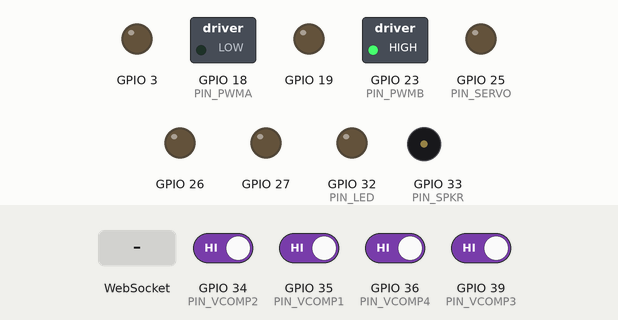
The program below on a simulated ESP32. Parts: switched loads named in the program (green lamp = pin HIGH), output pins drawn as LEDs (lit = HIGH), buzzer (waves = sounding). The inputs (shaded band) are chosen by the test bench; at power-on: GPIO 34 (PIN_VCOMP2), GPIO 35 (PIN_VCOMP1), GPIO 36 (PIN_VCOMP4), GPIO 39 (PIN_VCOMP3) HIGH. WiFi joins after 1.5 s; servers stay silent unless stated; what the program prints to the serial monitor is not drawn.

Above: at 3.2 s.
3.3 s: GPIO 34 (PIN_VCOMP2) driven LOW
At 4.0 s:
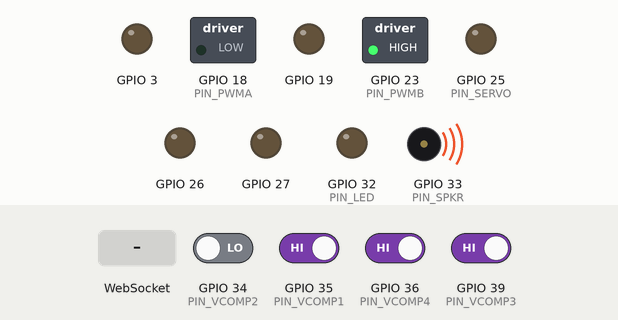
5.8 s: WebSocket text "throttle" received
At 8.4 s:
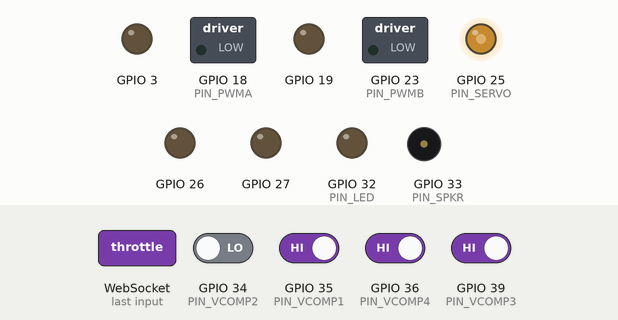
8.8 s: GPIO 35 (PIN_VCOMP1) driven LOW
At 9.3 s:
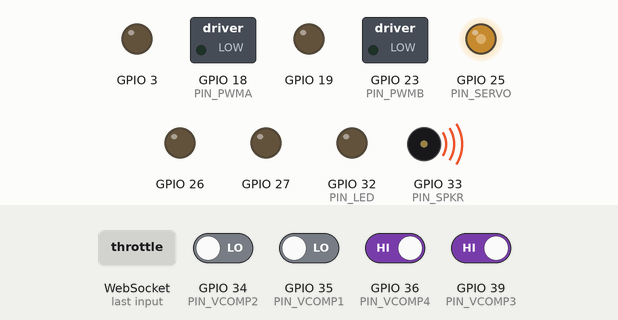
11.3 s: GPIO 36 (PIN_VCOMP4) driven LOW
At 12.7 s:
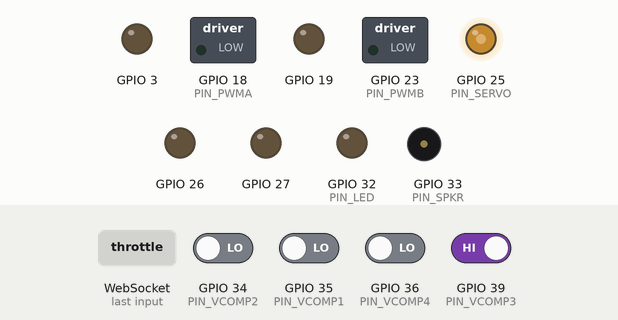
12.8 s: GPIO 39 (PIN_VCOMP3) driven LOW
At 13.6 s:
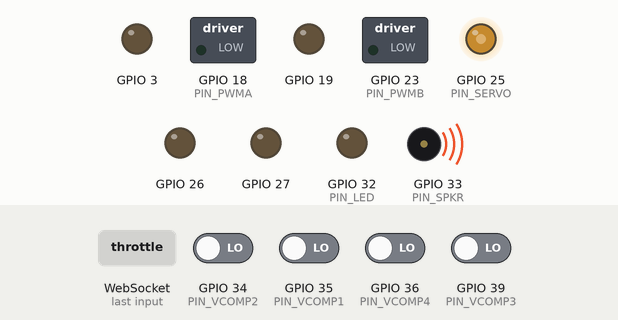
Timing chart, 0 to 15.8 s (numbered marks = the images above; inputs shaded):
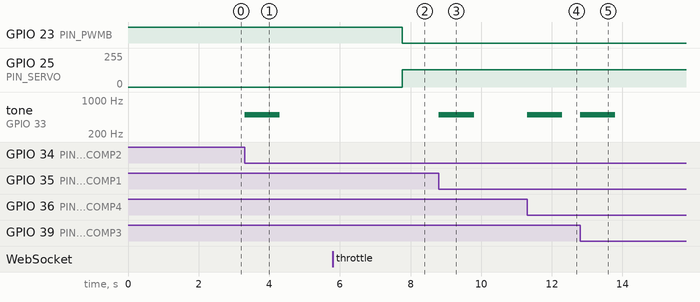

The program:

main.cpp
```cpp
#include <Arduino.h>

#include "global_config.h"
#include "peripherals/tank_pins.h"

#include "peripherals/pwm.h"
#include "peripherals/sensors.h"
#include "peripherals/tank_timers.h"
#include "peripherals/websocket.h"
#include "tank_control.h"

#define SERIAL_BAUD_RATE 115200

static volatile int8_t hit_detect_sensor = -1;
static volatile bool shut_down_tank = false;

static Command* BLANK_COMMAND = new Command(0, 0, false, false, false, 0, 0);

// Runs once at start.
void setup() {
  Serial.begin(SERIAL_BAUD_RATE);

  // Initialise pin I/O
  configurePinIO();

  // PWM Configuration
  pwmSetup();

  // Initialise Sensors
  initialiseSensors();

  // Initialise Motor Controller
  setTankMotorsEnabled(true);

  // Initialise timers.
  initialiseTimers();

#ifndef USE_TEST_CODE
  // Initialise websockets
  websocket_init();
#endif // !USE_TEST_CODE
}

// Runs repeatedly after setup() is called.
void loop() {
// NOTE: DO NOT USE DELAY WHEN TESTING WEBSOCKETS

#ifdef USE_TEST_CODE

  setTankLed(HIGH);
  setServoRotation(1, 0); // ACW rotation.

  // Set motors to forwards and left (change in testing).
  setTankMotors(1, -0.2);

  delay(3000); // Milliseconds.

  //setTankLed(LOW);
  setServoRotation(0, 1); // CW rotation.

  // Set motors to backwards and right (change in testing).
  // NOTE: works at product = 0.18
  setTankMotors(-0.45, 0.6);

  delay(3000); // ms

  // Set to no rotation and moving.

  setServoRotation(0, 0);
  setTankMotors(0, 0);

  delay(3000);

  //setTankLed(HIGH);
  setServoRotation(1, 0); // Full forward rotation.

  delay(500); // Milliseconds.

  //setTankLed(LOW);
  setServoRotation(0, 1); // Full backward rotation.

  delay(500); // ms

#endif // USE_TEST_CODE

  if (hit_detect_sensor != -1) {
    sendSensorHitMessage(hit_detect_sensor);
    hit_detect_sensor = -1;
  }
  if (shut_down_tank == true) {
    Serial.printf("Tank shutting down, no messages received!\n");
    BLANK_COMMAND->execute();
    shut_down_tank = false;
  }

#ifndef USE_TEST_CODE
  websocket_loop();
#endif //!USE_TEST_CODE
}

void set_hit_detect_sensor(int8_t sensor) {
  hit_detect_sensor = sensor;
}

void queue_disable_tank() {
  shut_down_tank = true;
}
```

command.cpp
```cpp
#include "command.h"

Command::Command(float throttle, float steering, bool fire, bool left, bool right, int seq, int timestamp) {
    this->throttle = throttle;
    this->steering = steering;
    this->fire = fire;
    this->left = left;
    this->right = right;
    this->seq = seq;
    this->timestamp = timestamp;
}

// Ignores seq and timestamp for now.

void Command::execute() {
    setTankMotors(this->throttle, this->steering);
    setTankLed(this->fire);
    setServoRotation(this->left, this->right);
}

CommandReader::CommandReader(uint8_t *payload, size_t length) {
    this->payload = payload;
    this->length = length;
    this->index = 1;  // Start after initial '{'
    this->read_success = true;
}

// This is a sequence of chars to interpret.
// Contents should look like {"throttle":float,"steering":float,"fire":bool,"seq":int,"ts":int}
// A JSON string was sent so contents may be unordered but there are no duplicates.

Command* CommandReader::interpretPayload() {
    // Fields to set.
    float throttle = 0;
    float steering = 0;
    bool fire = false;
    bool left = false;
    bool right = false;
    int seq = 0;
    int timestamp = 0;

    int fields_set = 0;

    while (index < length && payload[index] != '\0') {
        String* key = readKey();
        if (!read_success) {
            if (key != nullptr) {
                delete key;
            }
            return nullptr;
        }

        if (key->equals("throttle")) {
            throttle = readFloat();

            #ifdef PRINT_COMMAND_INTERPRET_INFORMATION
            Serial.printf("throttle: %f\n", throttle);
            #endif // PRINT_COMMAND_INTERPRET_INFORMATION

        } else if (key->equals("steering")) {
            steering = readFloat();

            #ifdef PRINT_COMMAND_INTERPRET_INFORMATION
            Serial.printf("steering: %f\n", steering);
            #endif // PRINT_COMMAND_INTERPRET_INFORMATION

        } else if (key->equals("fire")) {
            fire = readBool();

            #ifdef PRINT_COMMAND_INTERPRET_INFORMATION
            Serial.printf("fire: %d\n", fire);
            #endif // PRINT_COMMAND_INTERPRET_INFORMATION

        } else if (key->equals("left")) {
            left = readBool();

            #ifdef PRINT_COMMAND_INTERPRET_INFORMATION
            Serial.printf("left: %d\n", left);
            #endif // PRINT_COMMAND_INTERPRET_INFORMATION

        } else if (key->equals("right")) {
            right = readBool();

            #ifdef PRINT_COMMAND_INTERPRET_INFORMATION
            Serial.printf("right: %d\n", right);
            #endif // PRINT_COMMAND_INTERPRET_INFORMATION

        } else if (key->equals("seq")) {
            seq = readInt();

            #ifdef PRINT_COMMAND_INTERPRET_INFORMATION
            Serial.printf("seq: %d\n", seq);
            #endif // PRINT_COMMAND_INTERPRET_INFORMATION

        } else if (key->equals("ts")) {
            timestamp = readInt();

            #ifdef PRINT_COMMAND_INTERPRET_INFORMATION
            Serial.printf("ts: %d\n", timestamp);
            #endif // PRINT_COMMAND_INTERPRET_INFORMATION

        } else {
            // Invalid field!
            #ifdef PRINT_COMMAND_INTERPRET_INFORMATION
            Serial.printf("Invalid field: %s, exiting!\n", key->c_str());
            #endif // PRINT_COMMAND_INTERPRET_INFORMATION

            if (key != nullptr) {
                delete key;
            }
            return nullptr;
        }
        fields_set += 1;
        if (key != nullptr) {
            delete key;
        }
    }

    if (fields_set == 7 && read_success) {
        return new Command(throttle, steering, fire, left, right, seq, timestamp);
    } else {
        // Not enough fields
        #ifdef PRINT_COMMAND_INTERPRET_INFORMATION
        Serial.printf("Not enough fields set: %d, exiting!\n", fields_set);
        #endif // PRINT_COMMAND_INTERPRET_INFORMATION

        return nullptr;
    }
}

bool CommandReader::readBool() {
    if (index + 3 < length && payload[index] == 't' && payload[index + 1] == 'r' && payload[index + 2] == 'u' && payload[index + 3] == 'e') {
        index += 5; // Skip separator at index + 4
        return true;
    } else if (index + 4 < length && payload[index] == 'f' && payload[index + 1] == 'a' &&
        payload[index + 2] == 'l' && payload[index + 3] == 's' && payload[index + 4] == 'e')
    {
        index += 6; // Skip separator at index + 5
        return false;
    }
    read_success = false;
    return false;
}

float CommandReader::readFloat() {
    // Check if result should be a negative.
    bool negative_result = false;
    if (index < length && payload[index] == '-') {
        negative_result = true;
        index += 1;
    }

    // Read integer part.
    float result = (float)readInt();
    if (read_success && payload[index - 1] == '.') { // Check separator which was skipped during readInt().
        // Add decimal part.
        float fractional_multiplier = 0.1f;
        while (index < length && '0' <= payload[index] && payload[index] <= '9') {
            result += (payload[index] - '0') * fractional_multiplier;
            fractional_multiplier *= 0.1f;
            index += 1;
        }
        if (index >= length) {
            read_success = false;
        }
        index += 1;  // Skip separator
    }
    // Check and return negative of result if start is -'ve.
    if (negative_result) {
        return -result;
    }
    return result;
}

int CommandReader::readInt() {
    // Check if result should be a negative.
    bool negative_result = false;
    if (index < length && payload[index] == '-') {
        negative_result = true;
        index += 1;
    }

    int result = 0;
    while (index < length && '0' <= payload[index] && payload[index] <= '9') {
        result = result * 10 + payload[index] - '0';
        index += 1;
    }
    if (index >= length) {
        read_success = false;
    }
    index += 1; // Skip separator

    // Check and return negative of result if start is -'ve.
    if (negative_result) {
        return -result;
    }
    return result;
}


String* CommandReader::readString() {
    // Check valid start of string.
    if (payload[index] == '"') {
        index += 1;
    } else {
        read_success = false;
        return nullptr;
    }

    String* str = new String();
    while (index < length && payload[index] != '"') {
        *str += (char)payload[index];
        index += 1;
    }
    if (index >= length) { // String not closed.
        read_success = false;
    }
    index += 2; // Go to next entry (don't need to check for presence of ,/: separator).
    return str;
}

String* CommandReader::readKey() {
    return this->readString();
}
```

command.h
```cpp
#ifndef COMMAND_H
#define COMMAND_H

#include <Arduino.h>

#include "global_config.h"
#include "tank_control.h"

//#define PRINT_COMMAND_INTERPRET_INFORMATION

// Represents a command sent from the servo which should be executed by the tank.
class Command {
    private:
        float throttle;
        float steering;
        bool fire;
        bool left;
        bool right;
        int seq;
        int timestamp;

    public:
        Command(float throttle, float steering, bool fire, bool left, bool right, int seq, int timestamp);

        // Executes command, giving the appropriate function calls to control the MCU peripherals.
        void execute();
};

class CommandReader {
    private:
        uint8_t *payload;
        size_t length;
        int index;
        bool read_success;

        bool readBool();
        float readFloat();
        int readInt();
        String* readString();

        // Reads a JSON key in the payload and returns the key as a string
        String* readKey();

    public:
        CommandReader(uint8_t *payload, size_t length);

        // Reads the payload string which is in JSON form, outputting the resulting command.
        // Returns nullptr if the payload is invalid.
        Command* interpretPayload();
};

// A command that makes the whole tank stop.

#endif // COMMAND_H
```

pwm.cpp
```cpp
#include "pwm.h"

// Need PWM for motor PWM pins + Servo pin.
// Set them up on different channels to independently control them.

void pwmSetup() {

    ledcSetup(PWM_Channel::SERVO, 333, 12);
    ledcSetup(PWM_Channel::MOTOR_PWMA, 1000, 12);
    ledcSetup(PWM_Channel::MOTOR_PWMB, 1000, 12);
    ledcSetup(PWM_Channel::SPEAKER, 500, 12);
    ledcSetup(PWM_Channel::LED, 38000, 8);

    ledcAttachPin(PIN_SERVO, PWM_Channel::SERVO);
    ledcAttachPin(PIN_PWMA, PWM_Channel::MOTOR_PWMA);
    ledcAttachPin(PIN_PWMB, PWM_Channel::MOTOR_PWMB);
    ledcAttachPin(PIN_SPKR, PWM_Channel::SPEAKER);
    ledcAttachPin(PIN_LED, PWM_Channel::LED);
}

void pwmWrite(uint8_t channel, uint16_t duty) {
    ledcWrite(channel, duty);
}

void pwmWriteFromFraction(uint8_t channel, float duty_fraction) {
    ledcWrite(channel, (uint16_t)(4095 * duty_fraction));
}

void pwmWriteFromPercentage(uint8_t channel, uint8_t duty_percent) {
    ledcWrite(channel, (uint16_t)duty_percent * 4095 / 100);
}
```

pwm.h
```cpp
#ifndef PWM_H
#define PWM_H

#include <Arduino.h>

#include "tank_pins.h"

enum PWM_Channel {
    SERVO = 0,
    MOTOR_PWMA = 2,
    MOTOR_PWMB = 3,
    SPEAKER = 4,
    // The resolution of this channel is 8 bits so use pwmWrite() only for writing into this PWM channel.
    LED = 6
};

// Set up pwm pins for use in PWM output.
// Should be used with configurePinIO() in tank_pins.h for configuring pin direction on board.
void pwmSetup();

// Set the specified PWM channel to the specified duty cycle.
// channel = value defined in PWM_Channel enum (SERVO, MOTOR_A, MOTOR_B, SPEAKER).
// duty = value from 0 to 4095, or 0 to 255 for LED only.
void pwmWrite(uint8_t channel, uint16_t duty);

// Set the specified PWM channel to the specified duty cycle.
// channel = value defined in PWM_Channel enum (SERVO, MOTOR_A, MOTOR_B, SPEAKER). (don't input LED here)
// duty_fraction = Float between 0 and 1 (inclusive).
void pwmWriteFromFraction(uint8_t channel, float duty_fraction);

// Set the specified PWM channel to the specified duty cycle
// channel = value defined in PWM_Channel enum (SERVO, MOTOR_A, MOTOR_B, SPEAKER). (don't input LED here)
// duty_percent = Value from 0 to 100.
void pwmWriteFromPercentage(uint8_t channel, uint8_t duty_percent);


#endif // !PWM_H
```

sensors.cpp
```cpp
#include "sensors.h"

//volatile std::function<void(SensorDirection)> detect_hit_function;

const unsigned long DEBOUNCE_TIME_MS = 500;
volatile unsigned long button_timer = 0;
volatile bool button_pressed = false;

void onSensorHit(SensorDirection sensor_direction) {
    unsigned long current_time = millis();

    #ifdef PRINT_HIT_DIRECTIONS
    switch (sensor_direction) {
        case FRONT:
            Serial.printf("Hit detected: front\n");
            break;

        case LEFT:
            Serial.printf("Hit detected: left\n");
            break;

        case RIGHT:
            Serial.printf("Hit detected: right\n");
            break;

        case BACK:
            Serial.printf("Hit detected: back\n");
            break;

        default:
            break;
    }
    #endif // PRINT_HIT_DIRECTIONS

    if(current_time - button_timer > DEBOUNCE_TIME_MS){
        button_pressed = true;
        button_timer = current_time;
        restartTimer(TimerNumber::SPEAKER_TIMER);

        // Queue for hit detection.
        set_hit_detect_sensor(sensor_direction);
    }
}

void IRAM_ATTR onHitFront() {
    if (digitalRead(FRONT_PIN) == LOW) {
        onSensorHit(SensorDirection::FRONT);
    }
}

void IRAM_ATTR onHitRight() {
    if (digitalRead(RIGHT_PIN) == LOW) {
        onSensorHit(SensorDirection::RIGHT);
    }
}

void IRAM_ATTR onHitLeft() {
    if (digitalRead(LEFT_PIN) == LOW) {
        onSensorHit(SensorDirection::LEFT);
    }
}

void IRAM_ATTR onHitBack() {
    if (digitalRead(BACK_PIN) == LOW) {
        onSensorHit(SensorDirection::BACK);
    }
}

void initialiseSensors(/*std::function<void(SensorDirection)> function*/) {

    // Change depending on how pins connect to sensor directions.
    attachInterrupt(digitalPinToInterrupt(FRONT_PIN), onHitFront, FALLING);
    attachInterrupt(digitalPinToInterrupt(RIGHT_PIN), onHitRight, FALLING);
    attachInterrupt(digitalPinToInterrupt(LEFT_PIN), onHitLeft, FALLING);
    attachInterrupt(digitalPinToInterrupt(BACK_PIN), onHitBack, FALLING);
}
```

sensors.h
```cpp
#ifndef SENSORS_H
#define SENSORS_H

#include <Arduino.h>
#include "global_config.h"
#include "tank_pins.h"
#include "tank_timers.h"
#include "websocket.h"

#define FRONT_PIN PIN_VCOMP1
#define RIGHT_PIN PIN_VCOMP2
#define LEFT_PIN PIN_VCOMP3
#define BACK_PIN PIN_VCOMP4

enum SensorDirection {
    FRONT,
    RIGHT,
    BACK,
    LEFT
};

// The function is triggered when a sensor is hit.
void initialiseSensors(/*std::function<void(SensorDirection)> function*/);
// void onSensorHit(SensorDirection sensor_direction);
#endif // !SENSORS_H
```

tank_timers.cpp
```cpp
#include "tank_timers.h"

hw_timer_t* speaker_timer;
hw_timer_t* command_receive_timer;

// Disable speaker
void IRAM_ATTR onSpeakerRunout() {
    pwmWrite(PWM_Channel::SPEAKER, 0);
}

void IRAM_ATTR onCommandReceiveRunout() {
    queue_disable_tank();
}

void initialiseTimers() {
    speaker_timer = timerBegin(SPEAKER_TIMER, (uint16_t)(F_CPU / 1000000UL), true);
    timerAttachInterrupt(speaker_timer, onSpeakerRunout, true);
    timerAlarmWrite(speaker_timer, SPEAKER_DURATION_US, false);

    command_receive_timer = timerBegin(COMMAND_TIMEOUT_TIMER, (uint16_t)(F_CPU / 1000000UL), true);
    timerAttachInterrupt(command_receive_timer, onCommandReceiveRunout, true);
    timerAlarmWrite(command_receive_timer, SWITCH_OFF_AFTER_COMMAND_TIMEOUT_DURATION_US, false);
}

void restartTimer(TimerNumber timer_number) {
    hw_timer_t* timer;

    switch (timer_number) {
        case SPEAKER_TIMER:
            timer = speaker_timer;
            pwmWrite(PWM_Channel::SPEAKER, 2048);
            break;

        case COMMAND_TIMEOUT_TIMER:
            timer = command_receive_timer;
            break;

        default:
            break;
    }

    // Stop the timer, reset it and enable again.
    timerStop(timer);
    timerWrite(timer, 0);
    timerAlarmEnable(timer);
    timerStart(timer);
}

void stopTimer(TimerNumber timer_number) {
    switch (timer_number) {
        case SPEAKER_TIMER:
            timerStop(speaker_timer);
            break;

        case COMMAND_TIMEOUT_TIMER:
            timerStop(command_receive_timer);
            break;

        default:
            break;
    }
}
```

tank_timers.h
```cpp
#ifndef TANK_TIMERS_H
#define TANK_TIMERS_H

#include <Arduino.h>
#include "pwm.h"
#include "command.h"

#define SPEAKER_DURATION_US 500000UL // 0.5s
#define SWITCH_OFF_AFTER_COMMAND_TIMEOUT_DURATION_US 980000UL // 0.98s, ensure off-sync from command sends.

enum TimerNumber {
    SPEAKER_TIMER,
    COMMAND_TIMEOUT_TIMER
};

// Initialise timers used in MCU code.
// These include:
// - Speaker buzz duration.
// - Command timeout.
void initialiseTimers();

// Start the timer with the specified number. If the timer is already going, it will reset before starting again.
void restartTimer(TimerNumber timer_number);

// Stop timer with specified number.
void stopTimer(TimerNumber timer_number);

#endif // !TANK_TIMERS_H
```

websocket.h
```cpp
#ifndef WEBSOCKET_H
#define WEBSOCKET_H

#include <Arduino.h>
#include <WiFi.h>
#include <WebSocketsClient.h>

#include "command.h"
#include "tank_timers.h"
#include "sensors.h"

void websocket_loop();
void websocket_init();
void connectWiFi();
void configureWebSocket();
void handleWebSocketEvent(WStype_t type, uint8_t *payload, size_t length);
void printPayload(uint8_t *payload, size_t length);
void sendSensorHitMessage(int8_t sensor);
void sendMessageToServer(const char* message, size_t length);

#endif // !WEBSOCKET_H
```

Source omitted: websocket.cpp (3849 bytes), tank_control.cpp (3209 bytes), tank_control.h (2134 bytes), global_config.h (625 bytes), tank_pins.cpp (623 bytes), tank_pins.h (580 bytes)

Measured:
- after the input at 3.3 s, tone on GPIO 33 (PIN_SPKR): silent → 500 Hz at once, → silent 1.0 s later
- after the input at 5.8 s, GPIO 23 (PIN_PWMB): HIGH → LOW after 2.0 s; GPIO 25 (PIN_SERVO): 0/255 → 128/255 after 2.0 s
- after the input at 8.8 s, tone on GPIO 33 (PIN_SPKR): silent → 500 Hz at once, → silent 1.0 s later
- after the input at 11.3 s, tone on GPIO 33 (PIN_SPKR): silent → 500 Hz at once, → silent 1.0 s later
- after the input at 12.8 s, tone on GPIO 33 (PIN_SPKR): silent → 500 Hz at once, → silent 1.0 s later
